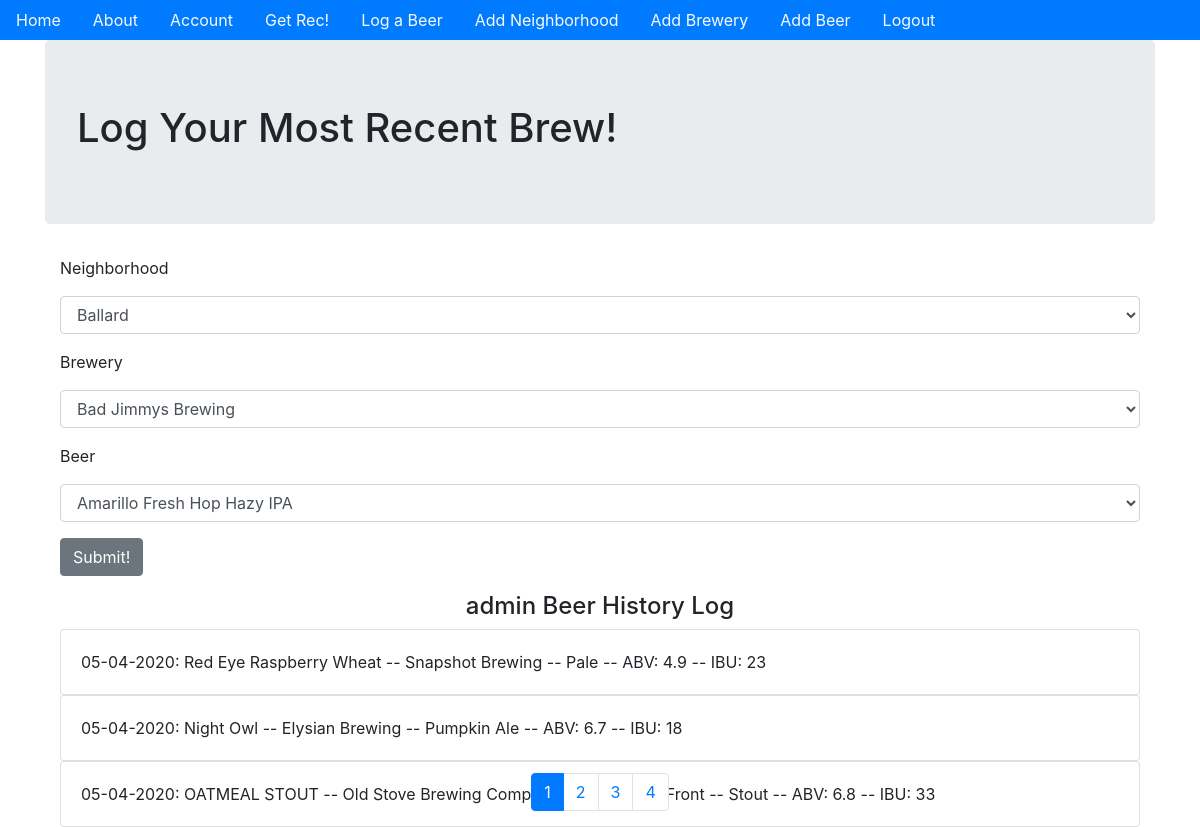
/log_item (signed in), run on the app's committed database.
### beer_app/models.py (models this page shows, shortened)
class User(db.Model, UserMixin):
    __tablename__ = 'users'
    id = db.Column(db.Integer, primary_key=True)
    profile_image = db.Column(
        db.String(64), nullable=False, default='default_profile.png')
    email = db.Column(db.String(64), unique=True, index=True)
    username = db.Column(db.String(64), unique=True, index=True)
    password_hash = db.Column(db.String(128))
    transactions = db.relationship('Log', backref='user', lazy='dynamic')
    recommendations = db.relationship(
        'Rec', backref='user', lazy='dynamic')

class Log(db.Model):
    __tablename__ = 'transactions'
    users = db.relationship(User)
    items = db.relationship(Item)
    id = db.Column(db.Integer, primary_key=True)
    user_id = db.Column(db.Integer, db.ForeignKey('users.id'), nullable=False)
    item_id = db.Column(db.Integer, db.ForeignKey('items.id'), nullable=False)
    date = db.Column(db.DateTime, nullable=False, default=datetime.utcnow)
    def __repr__(self):
        return f"{self.date.strftime('%m-%d-%Y')}: {Item.query.filter_by(id=self.item_id).first()}"

class Item(db.Model):
    __tablename__ = 'items'
    locations = db.relationship(Location)
    id = db.Column(db.Integer, primary_key=True)
    name = db.Column(db.String(64), nullable=False, index=True)
    style = db.Column(db.String(64), nullable=False, index=True)
    abv = db.Column(db.String(4), nullable=False, index=True)
    ibu = db.Column(db.String(3), index=True)
    location_id = db.Column(db.Integer, db.ForeignKey(
        'locations.id'), nullable=False)
    def __repr__(self):
        return f"{self.name} -- {self.locations.name} -- {self.style} -- ABV: {self.abv} -- IBU: {self.ibu}"

class Location(db.Model):
    __tablename__ = 'locations'
    zones = db.relationship(Zone)
    id = db.Column(db.Integer, primary_key=True)
    name = db.Column(db.String(64), index=True)
    address = db.Column(db.String(64))
    phone = db.Column(db.String(10))
    website = db.Column(db.String(64))
    zone_id = db.Column(db.Integer, db.ForeignKey('zones.id'), nullable=False)
    items = db.relationship('Item', backref='location')

### beer_app/actions/views.py (the view)
@actions.route('/log_item', methods=['GET', 'POST'])
@login_required
def log_item():
    form = LogActionForm()
    form.zone.choices = [(zone.id, zone.name)
                         for zone
                         in Zone.query.order_by('name')]
    form.loc.choices = [(loc.id, loc.name)
                        for loc
                        in Location.query.order_by('name')]
    form.item.choices = [(item.id, item.name)
                         for item
                         in Item.query.order_by('location_id')]
    if form.validate_on_submit():
        transaction = Log(user_id=current_user.id,
                          item_id=form.item.data)
        db.session.add(transaction)
        db.session.commit()
        return redirect(url_for('actions.log_item'))
    page = request.args.get('page', 1, type=int)
    user_post_log = Log.query.filter_by(user_id=current_user.id).order_by(
        Log.date.desc()).paginate(page=page, per_page=3)
    return render_template('log_item.html', form=form, user_post_log=user_post_log)

### beer_app/actions/forms.py
class LogActionForm(RecActionForm):
    item = SelectField('Beer', coerce=int, validators=[DataRequired()])

### beer_app/models.py (called while the page is built)
@login_manager.user_loader
def load_user(user_id):
    return User.query.get(user_id)

### beer_app/templates/log_item.html (shortened to what this page needs)
{% extends "base.html" %}
{% block content %}
<div class='jumbotron'>
    <h1>Log Your Most Recent Brew!</h1>
</div>
<div class='container'>
    <form method="POST" action="" enctype="multipart/form-data">
        <div class='form-group'>
            {{form.zone.label(class='form-group')}}
            {{form.zone(class='form-control')}}
        </div>
        <div class='form-group'>
            {{form.loc.label(class='form-group')}}
            {{form.loc(class='form-control')}}
        </div>
        <div class='form-group'>
            {{form.item.label(class='form-group')}}
            {{form.item(class='form-control')}}
        </div>
        <div class='form-group'>
            {{form.submit(class='btn btn-secondary')}}
        </div>
    </form>
</div>
{% if user_post_log.items %}
<div class='container'>
    <h4 style='text-align:center'> {{current_user.username}} Beer History Log</h4>
    {% for post in user_post_log.items %}
    <div class='card'>
        <div class='card-body'>
            {{post}}
        </div>
    </div>
    {% endfor %}
</div>
<div class="fixed-bottom">
    <nav aria-label='User Post Log'>
        <ul class='pagination sticky-bottom justify-content-center'>
            {% for page_num in user_post_log.iter_pages(left_edge=1,
                                                                                        right_edge=1,
                                                                                        left_current=5,
                                                                                        right_current=5) %}
            {% if user_post_log.page == page_num %}
            <li class='page-item active' aria-current="page">
                <span class="page-link" href="{{url_for('actions.log_item',page=page_num)}}">{{page_num}}
                </span>
            </li>
            {% else %}
            <li class='page-item'>
                <a class='page-link' href="{{url_for('actions.log_item',page=page_num)}}">{{page_num}}</a>
            </li>
            {% endif %}
            {% endfor %}
        </ul>
    </nav>
</div>
{% endif %}
{% endblock %}

### data on the page
User: username "admin"
Log: date+item "05-04-2020: Red Eye Raspberry Wheat -- Snapshot Brewing -- Pale -- ABV: 4.9 -- IBU: 23"
Log: date+item "05-04-2020: Night Owl -- Elysian Brewing -- Pumpkin Ale -- ABV: 6.7 -- IBU: 18"
Log: date+item "05-04-2020: OATMEAL STOUT -- Old Stove Brewing Company - The Market Front -- Stout -- ABV: 6.8 -- IBU: 33"

### other printed values
{{ page_num }} "1"
{{ page_num }} "2" "3" "4"
